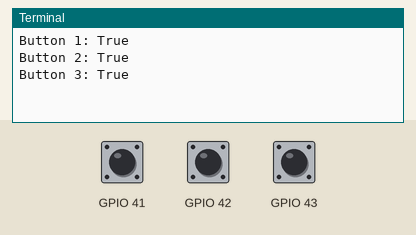
A program run on a simulated Raspberry Pi (BCM pin numbers). On the bench: the last lines printed to the terminal. Inputs (shaded band) come from the test bench; at power-on: GPIO 41 HIGH, GPIO 42 HIGH, GPIO 43 HIGH.

Above: at 1.2 s.
1.3 s: GPIO 41 pulled LOW for 0.15 s
At 1.43 s:
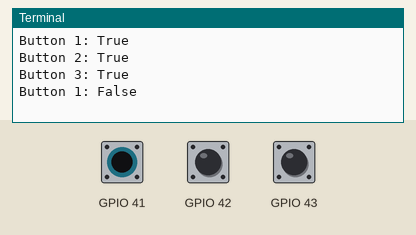
2.9 s: GPIO 42 pulled LOW for 0.15 s
At 4.0 s:
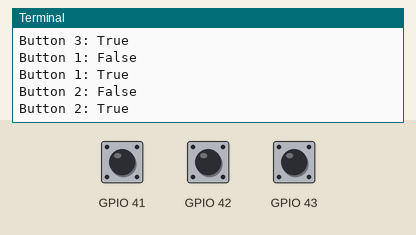
4.5 s: GPIO 43 pulled LOW for 0.15 s
At 5.2 s:
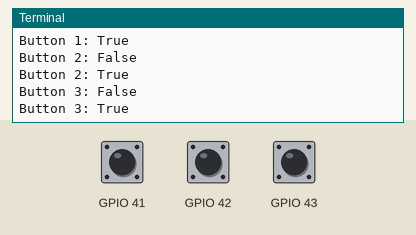
Timing chart, 0 to 7.5 s (numbered marks = the images above; inputs shaded):
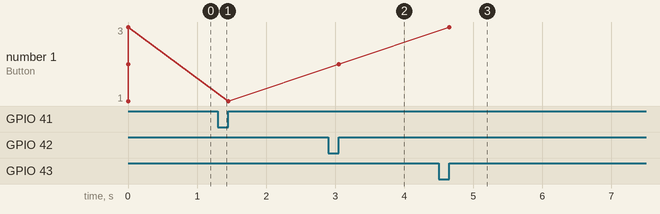

Measured:
- after the input at 1.3 s, the terminal: prints a new line at once (image 1)
- after the input at 2.9 s, the terminal: prints a new line at once (image 2)
- after the input at 4.5 s, the terminal: prints a new line at once (image 3)
- plotted number 1: 2 → 3 after the input at 4.5 s

The program:

button_test.py
```python
#Help from https://learn.adafruit.com/adafruit-crickit-hat-for-raspberry-pi-linux-computers
import time
from adafruit_crickit import crickit

# For signal control, we'll chat directly with seesaw, use 'ss' to shorted typing!
ss = crickit.seesaw

# Two buttons are pullups, connect to ground to activate
BUTTON_1 = crickit.SIGNAL1  # button #1 connected to signal port 1 & ground
BUTTON_2 = crickit.SIGNAL2  # button #2 connected to signal port 2 & ground
BUTTON_3 = crickit.SIGNAL3

ss.pin_mode(BUTTON_1, ss.INPUT_PULLUP)
ss.pin_mode(BUTTON_2, ss.INPUT_PULLUP)
ss.pin_mode(BUTTON_3, ss.INPUT_PULLUP)

button1last = 0
button2last = 0
button3last = 0

while True:
    button1state =  ss.digital_read(BUTTON_1)
    button2state =  ss.digital_read(BUTTON_2)
    button3state =  ss.digital_read(BUTTON_3)
    if (button1state != button1last):
        print("Button 1:", button1state)
        button1last = button1state
    if (button2state != button2last):
        print("Button 2:", button2state)
        button2last = button2state
    if (button3state != button3last):
        print("Button 3:", button3state)
        button3last = button3state
```
